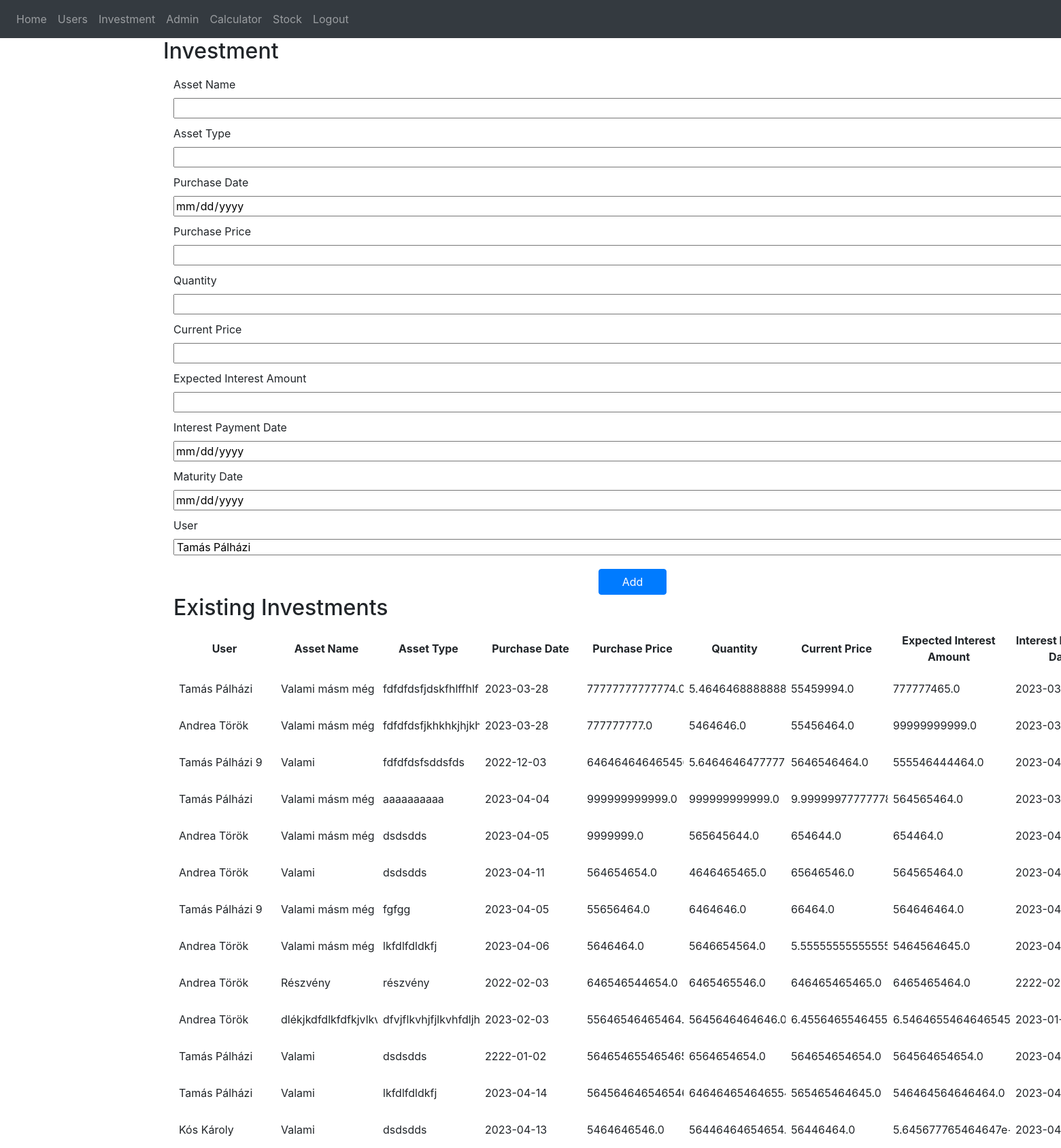
Page /create-investment (signed in) on the earlier database version.
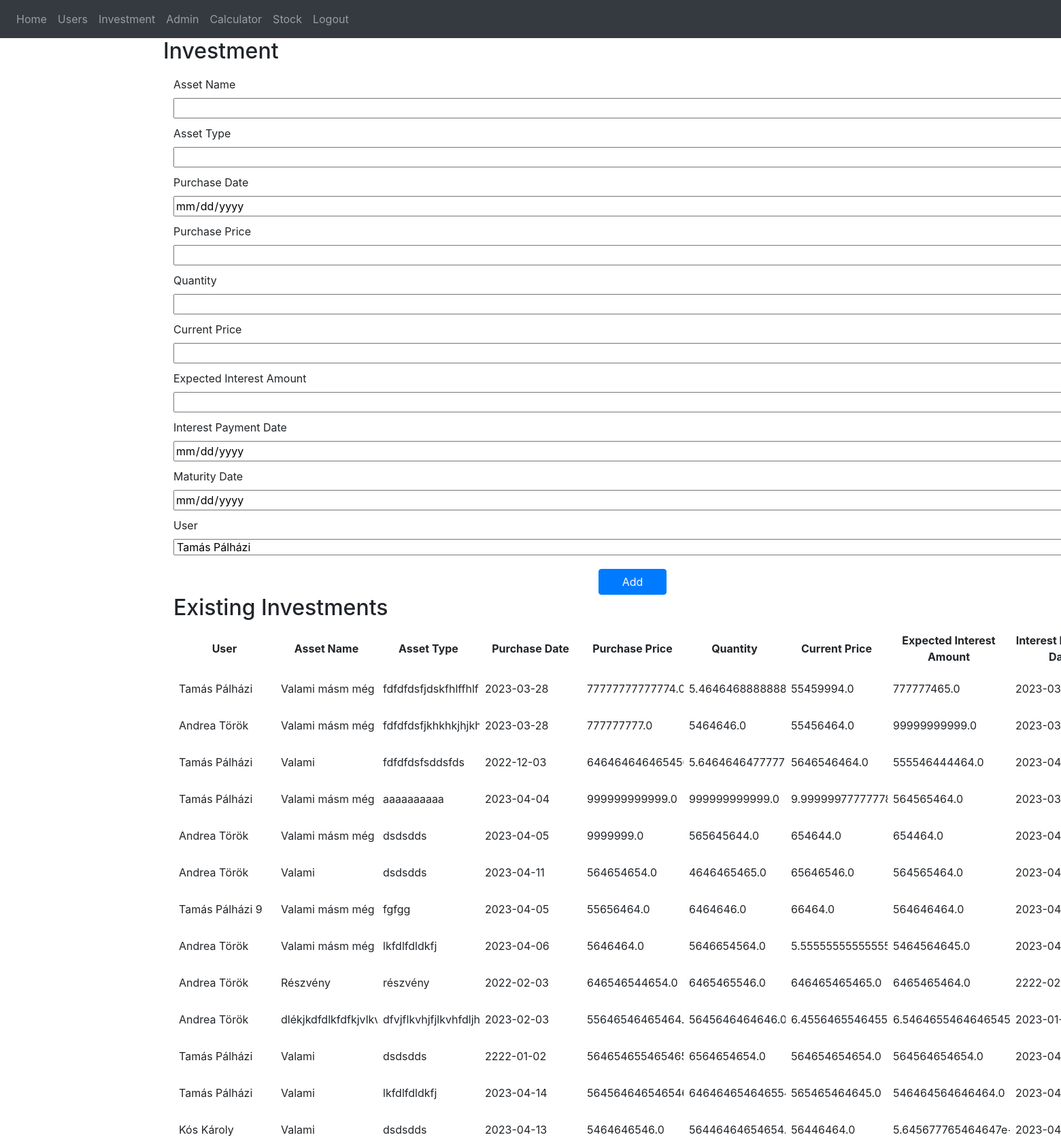
Same page on the later database version.
### website/models.py (models this page shows)
class Investment(db.Model):
    id = db.Column(db.Integer, primary_key=True)
    asset_name = db.Column(db.String(150))
    asset_type = db.Column(db.String(150))
    purchase_date = db.Column(db.DateTime(timezone=True))
    purchase_price = db.Column(db.Float)
    quantity = db.Column(db.Float)
    current_price = db.Column(db.Float)
    expected_interest_amount = db.Column(db.Float)
    interest_payment_date = db.Column(db.DateTime(timezone=True))
    maturity_date = db.Column(db.DateTime(timezone=True))
    user_id = db.Column(db.Integer, db.ForeignKey('user.id'))
    user = db.relationship('User', back_populates='investments')
    snapshots = db.relationship('InvestmentSnapshot', back_populates='investment')

class User(db.Model, UserMixin):
    id = db.Column(db.Integer, primary_key=True)
    email = db.Column(db.String(150), unique=True)
    password = db.Column(db.String(150))
    first_name = db.Column(db.String(150))
    second_name = db.Column(db.String(150))
    notes = db.relationship('Note')
    is_approved = db.Column(db.Boolean, default=False)

### website/views.py (the view, shortened to what this page needs)
@views.route('/create-investment', methods=['GET', 'POST'])
@login_required
def create_investment():
    users = User.query.all()
    user_investments = Investment.query.all()
    return render_template("create_investment.html", user_investments=user_investments, user=current_user, users=users)

### website/__init__.py (called while the page is built)
def create_app():
    app = Flask(__name__)
    app.config['SECRET_KEY'] = 'hjshjhdjah kjshkjdhjs'
    app.config['SQLALCHEMY_DATABASE_URI'] = f'sqlite:///{DB_NAME}'
    db.init_app(app)
    from .views import views
    from .auth import auth
    app.register_blueprint(views, url_prefix='/')
    app.register_blueprint(auth, url_prefix='/')
    from .models import User, Note
    with app.app_context():
        db.create_all()
    login_manager = LoginManager()
    login_manager.login_view = 'auth.login'
    login_manager.init_app(app)
    @login_manager.user_loader
    def load_user(id):
        return User.query.get(int(id))
    return app

### website/templates/create_investment.html (shortened to what this page needs)
{% extends "base.html" %}
{% block content %}
<div class="container">
    <h2>Investment</h2>
    <div class="container">
        <form action="{{ url_for('views.create_investment') }}" method="post">
            <label for="assetName">Asset Name</label>
            <input type="text" name="assetName" id="assetName" required>
            <label for="assetType">Asset Type</label>
            <input type="text" name="assetType" id="assetType" required>
            <label for="purchaseDate">Purchase Date</label>
            <input type="date" name="purchaseDate" id="purchaseDate" required>
            <label for="purchasePrice">Purchase Price</label>
            <input type="number" step="any" name="purchasePrice" id="purchasePrice" required>
            <label for="quantity">Quantity</label>
            <input type="number" step="any" name="quantity" id="quantity" required>
            <label for="currentPrice">Current Price</label>
            <input type="number" step="any" name="currentPrice" id="currentPrice" required>
            <label for="expectedInterestAmount">Expected Interest Amount</label>
            <input type="number" step="any" name="expectedInterestAmount" id="expectedInterestAmount" required>
            <label for="interestPaymentDate">Interest Payment Date</label>
            <input type="date" name="interestPaymentDate" id="interestPaymentDate" required>
            <label for="maturityDate">Maturity Date</label>
            <input type="date" name="maturityDate" id="maturityDate" required>
            <label for="user">User</label>
            <select name="user" id="user" required>
                {% for user in users %}
                <option value="{{ user.id }}">{{ user.first_name }} {{ user.second_name }}</option>
                {% endfor %}
            </select>
            <button type="submit" class="btn btn-primary">Add</button>
        </form>
        <h2>Existing Investments</h2>
        <table>
            <thead>
                <tr>
                    <th class="user-col">User</th>
                    <th class="asset-name-col">Asset Name</th>
                    <th class="asset-type-col">Asset Type</th>
                    <th class="purchase-date-col">Purchase Date</th>
                    <th class="purchase-price-col">Purchase Price</th>
                    <th class="quantity-col">Quantity</th>
                    <th class="current-price-col">Current Price</th>
                    <th class="expected-interest-col">Expected Interest Amount</th>
                    <th class="interest-payment-date-col">Interest Payment Date</th>
                </tr>
            </thead>
            <tbody>
                {% for investment in user_investments %}
                    <tr>
                        <td class="user-col">{{ investment.user.first_name }} {{ investment.user.second_name }}</td>
                        <td class="asset-name-col">{{ investment.asset_name }}</td>
                        <td class="asset-type-col">{{ investment.asset_type }}</td>
                        <td class="purchase-date-col">{{ investment.purchase_date.strftime('%Y-%m-%d') }}</td>
                        <td class="purchase-price-col">{{ investment.purchase_price }}</td>
                        <td class="quantity-col">{{ investment.quantity }}</td>
                        <td class="current-price-col">{{ investment.current_price }}</td>
                        <td class="expected-interest-col">{{ investment.expected_interest_amount }}</td>
                        <td class="interest-payment-date-col">{{ investment.interest_payment_date.strftime('%Y-%m-%d') }}</td>
                    </tr>
                {% endfor %}
            </tbody>
        </table>
    </div>
{% endblock %}

Differences in the rows shown:
changed Investment "fdfdfdsfsddsfds": user.second_name "Pálházi 9" → "Pálházi"
